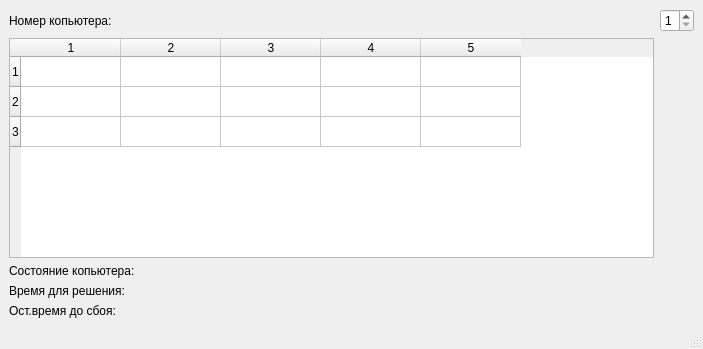
<?xml version="1.0" encoding="UTF-8"?>
<ui version="4.0">
 <class>TStatewindow</class>
 <widget class="QMainWindow" name="TStatewindow">
  <property name="geometry">
   <rect>
    <x>0</x>
    <y>0</y>
    <width>703</width>
    <height>349</height>
   </rect>
  </property>
  <property name="windowTitle">
   <string>Состояния компьютеров</string>
  </property>
  <widget class="QWidget" name="centralwidget">
   <layout class="QGridLayout" name="gridLayout">
    <item row="0" column="0">
     <widget class="QLabel" name="label">
      <property name="text">
       <string>Номер копьютера:</string>
      </property>
     </widget>
    </item>
    <item row="4" column="1">
     <widget class="QLabel" name="lbl_time_failure_remaining">
      <property name="text">
       <string/>
      </property>
     </widget>
    </item>
    <item row="2" column="1">
     <widget class="QLabel" name="lbl_status">
      <property name="text">
       <string/>
      </property>
     </widget>
    </item>
    <item row="3" column="1">
     <widget class="QLabel" name="lbl_time_solve_remaining">
      <property name="text">
       <string/>
      </property>
     </widget>
    </item>
    <item row="1" column="0">
     <widget class="QTableWidget" name="tableWidget">
      <property name="rowCount">
       <number>3</number>
      </property>
      <property name="columnCount">
       <number>5</number>
      </property>
      <attribute name="horizontalHeaderVisible">
       <bool>true</bool>
      </attribute>
      <row/>
      <row/>
      <row/>
      <column/>
      <column/>
      <column/>
      <column/>
      <column/>
     </widget>
    </item>
    <item row="0" column="1">
     <widget class="QSpinBox" name="s_order">
      <property name="minimum">
       <number>1</number>
      </property>
      <property name="maximum">
       <number>5</number>
      </property>
     </widget>
    </item>
    <item row="4" column="0">
     <widget class="QLabel" name="label_4">
      <property name="text">
       <string>Ост.время до сбоя:</string>
      </property>
     </widget>
    </item>
    <item row="3" column="0">
     <widget class="QLabel" name="label_3">
      <property name="text">
       <string>Время для решения:</string>
      </property>
     </widget>
    </item>
    <item row="2" column="0">
     <widget class="QLabel" name="label_2">
      <property name="text">
       <string>Состояние копьютера:</string>
      </property>
     </widget>
    </item>
   </layout>
  </widget>
  <widget class="QMenuBar" name="menubar">
   <property name="geometry">
    <rect>
     <x>0</x>
     <y>0</y>
     <width>703</width>
     <height>20</height>
    </rect>
   </property>
  </widget>
  <widget class="QStatusBar" name="statusbar"/>
 </widget>
 <resources/>
 <connections/>
</ui>
